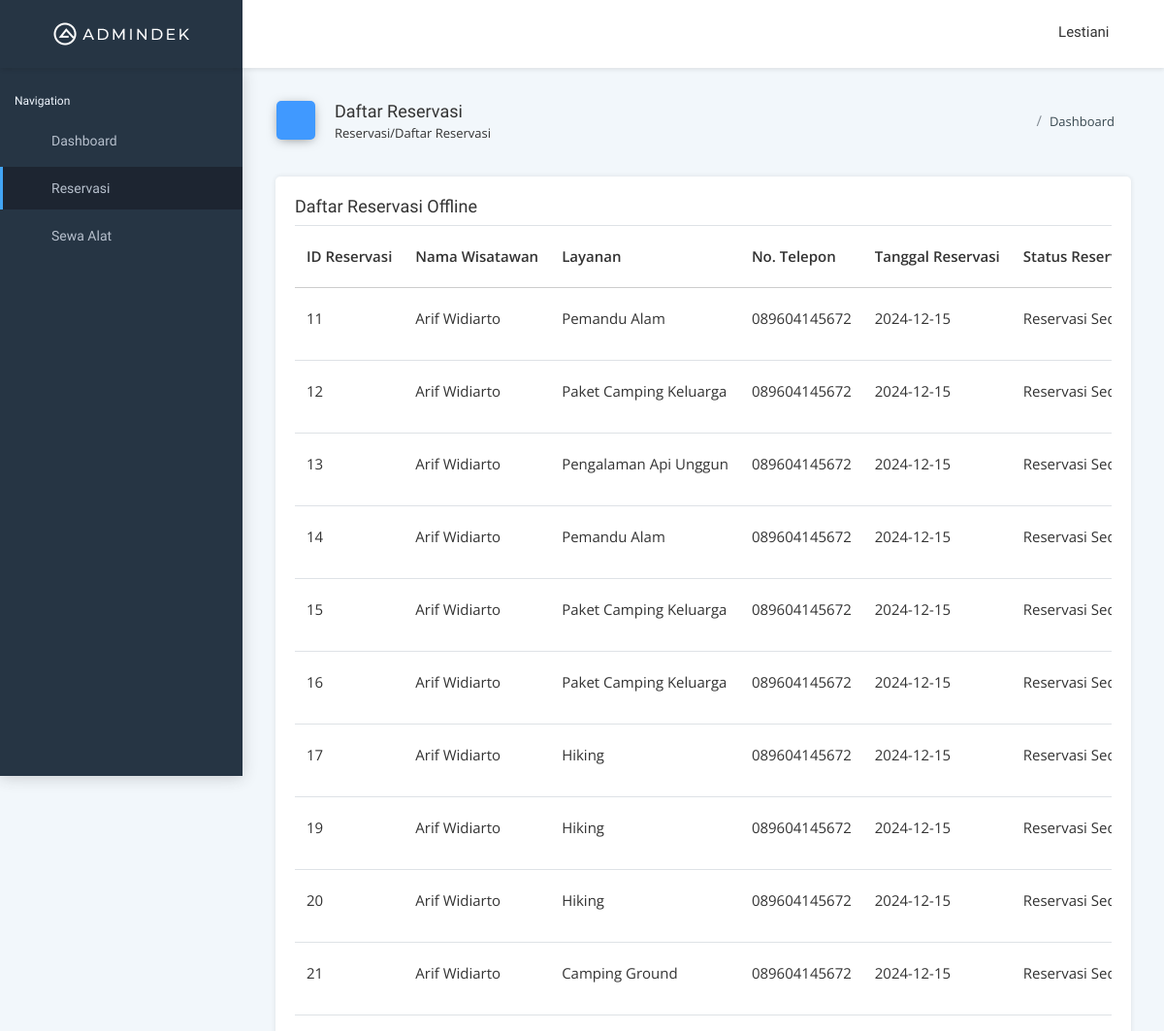
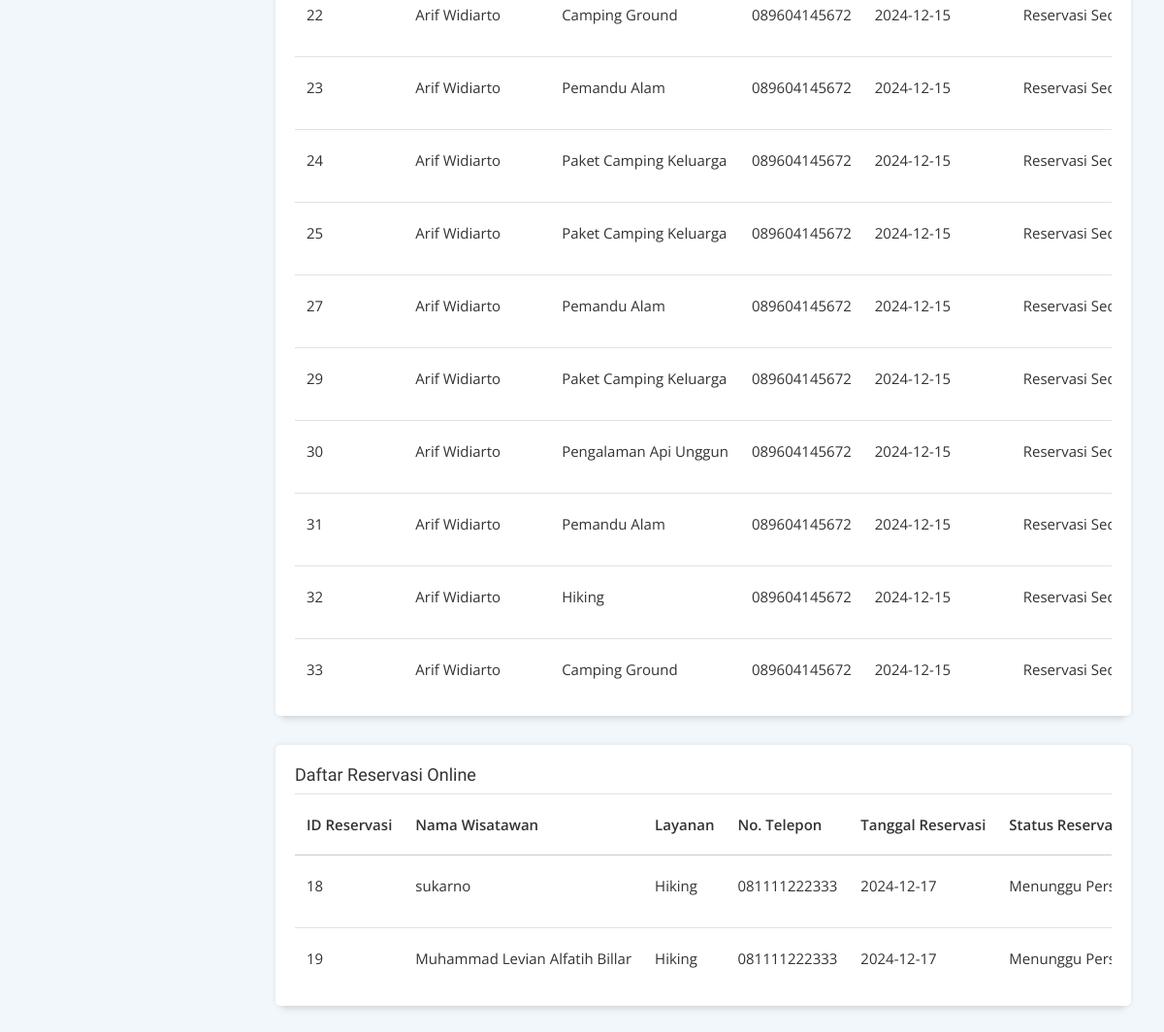
The page /campground/crm/admin/list_reservation.php (signed in) on the database its author committed (2 pictures, top to bottom).
### tables this page shows
CREATE TABLE `tb_offline_reservaion` (
  `id_offline_reservation` int(11) NOT NULL,
  `id_offline_tourist` int(11) NOT NULL,
  `id_services` int(11) NOT NULL,
  `visit_start_date` date NOT NULL,
  `visit_end_date` date NOT NULL,
  `id_status` int(11) NOT NULL
);

CREATE TABLE `tb_offline_tourist` (
  `id_off_tourist` int(11) NOT NULL,
  `name_off_tourist` varchar(50) NOT NULL,
  `phoneno_off_tourist` varchar(20) NOT NULL,
  `nik_tourist` varchar(16) NOT NULL
);

CREATE TABLE `tb_services` (
  `id_services` int(11) NOT NULL,
  `name_services` varchar(50) NOT NULL,
  `desc_services` text NOT NULL,
  `price_services` float NOT NULL
);

CREATE TABLE `tb_status` (
  `id_status` int(11) NOT NULL,
  `title_status` varchar(50) NOT NULL,
  `desc_status` text NOT NULL
);

CREATE TABLE `tb_reservation` (
  `id_reservation` int(11) NOT NULL,
  `id_tourist` int(11) NOT NULL,
  `id_services` int(11) NOT NULL,
  `reservation_date` date NOT NULL,
  `visit_start_date` date NOT NULL,
  `visit_end_date` date NOT NULL,
  `payment_picture` text NOT NULL,
  `id_status` int(10) NOT NULL,
  `is_tools` tinyint(1) NOT NULL,
  `price` int(11) NOT NULL
);

CREATE TABLE `tb_tourist` (
  `id_tourist` int(11) NOT NULL,
  `name_tourist` varchar(50) NOT NULL,
  `email_tourist` varchar(50) NOT NULL,
  `phone_number_tourist` varchar(15) NOT NULL,
  `password_tourist` text NOT NULL
);

### campground/crm/admin/list_reservation.php (the view, shortened to what this page needs)
<?php
include '../db_connection.php';
$user_id = $_SESSION['user_id'];
$query = "SELECT name_admin FROM tb_admin WHERE id_admin = ?";
$stmt = $conn->prepare($query);
$stmt->bind_param("i", $user_id);
$stmt->execute();
$result = $stmt->get_result();
if ($result->num_rows > 0) {
    $user = $result->fetch_assoc();
    $username = $user['name_admin'];
} else {
    $username = "User not found";
}
$query_reservation = "
    SELECT ofr.id_offline_reservation, ot.name_off_tourist, ts.name_services, ot.phoneno_off_tourist,
    ofr.visit_start_date, tst.title_status, ofr.id_status FROM tb_offline_reservaion ofr
    JOIN tb_offline_tourist ot ON ot.id_off_tourist = ofr.id_offline_tourist JOIN tb_services ts
    ON ts.id_services = ofr.id_services JOIN tb_status tst ON tst.id_status = ofr.id_status
    WHERE ofr.id_status IN (1, 2, 3, 4);";
$result_reservation = $conn->query($query_reservation);
$query_online_reservation = "
    SELECT tbrvo.id_reservation, tbot.name_tourist, tbs.name_services, tbot.phone_number_tourist,
    tbrvo.reservation_date, tst.title_status, tbrvo.id_status FROM tb_reservation tbrvo
    JOIN tb_tourist tbot ON tbot.id_tourist = tbrvo.id_tourist
    JOIN tb_services tbs ON tbs.id_services = tbrvo.id_services
    JOIN tb_status tst ON tst.id_status = tbrvo.id_status
    WHERE tbrvo.id_status IN (1, 2, 3, 4);
";
$result_online_reservation = $conn->query($query_online_reservation);
?>
<!DOCTYPE html>
<html lang="en">
<head>
    <link rel="stylesheet" type="text/css" href="css/bootstrap.min.css">
    <link rel="stylesheet" href="css/waves.min.css" type="text/css" media="all">
    <link rel="stylesheet" type="text/css" href="css/feather.css">
    <link rel="stylesheet" type="text/css" href="css/font-awesome-n.min.css">
    <link rel="stylesheet" href="css/chartist.css" type="text/css" media="all">
    <link rel="stylesheet" type="text/css" href="css/style.css">
    <link rel="stylesheet" type="text/css" href="css/widget.css">
</head>
<body>
    <div id="pcoded" class="pcoded">
        <div class="pcoded-container navbar-wrapper">
            <nav class="navbar header-navbar pcoded-header">
                <div class="navbar-wrapper">
                    <div class="navbar-logo">
                        <a href="index.php">
                            <img class="img-fluid" src="png/logo.png" alt="Theme-Logo" />
                        </a>
                        <a class="mobile-menu" id="mobile-collapse" href="#!">
                            <i class="feather icon-menu icon-toggle-right"></i>
                        </a>
                    </div>
                    <div class="navbar-container container-fluid">
                        <ul class="nav-left">
                            <li>
                                <a href="#!"
                                    onclick="if (!window.__cfRLUnblockHandlers) return false; javascript:toggleFullScreen()"
                                    class="waves-effect waves-light" data-cf-modified-d2d1d6e2f87cbebdf4013b26-="">
                                    <i class="full-screen feather icon-maximize"></i>
                                </a>
                            </li>
                        </ul>
                        <ul class="nav-right">
                            <li class="user-profile header-notification">
                                <div class="dropdown-primary dropdown">
                                    <div class="dropdown-toggle" data-toggle="dropdown">
                                        <span><?php echo $username; ?></span>
                                        <i class="feather icon-chevron-down"></i>
                                    </div>
                                </div>
                            </li>
                        </ul>
                    </div>
                </div>
            </nav>
            <div class="pcoded-main-container">
                <div class="pcoded-wrapper">
                    <nav class="pcoded-navbar">
                        <div class="nav-list">
                            <div class="pcoded-inner-navbar main-menu">
                                <div class="pcoded-navigation-label">Navigation</div>
                                <ul class="pcoded-item pcoded-left-item">
                                    <li class="pcoded-hasmenu">
                                        <a href="index.php" class="waves-effect waves-dark">
                                            <span class="pcoded-micon"><i class="feather icon-home"></i></span>
                                            <span class="pcoded-mtext">Dashboard</span>
                                        </a>
                                    </li>
                                    <li class="pcoded-hasmenu active">
                                        <a href="javascript:void(0)" class="waves-effect waves-dark">
                                            <span class="pcoded-micon"><i class="feather icon-sidebar"></i></span>
                                            <span class="pcoded-mtext">Reservasi</span>
                                        </a>
                                    <li class="pcoded-hasmenu">
                                        <a href="tools.php" class="waves-effect waves-dark">
                                            <span class="pcoded-micon"><i class="feather icon-command"></i></span>
                                            <span class="pcoded-mtext">Sewa Alat</span>
                                        </a>
                                    </li>
                            </div>
                        </div>
                    </nav>
                    <div class="pcoded-content">
                        <div class="page-header card">
                            <div class="row align-items-end">
                                <div class="col-lg-8">
                                    <div class="page-header-title">
                                        <i class="feather icon-home bg-c-blue"></i>
                                        <div class="d-inline">
                                            <h5>Daftar Reservasi</h5>
                                            <span>Reservasi/Daftar Reservasi</span>
                                        </div>
                                    </div>
                                </div>
                                <div class="col-lg-4">
                                    <div class="page-header-breadcrumb">
                                        <ul class=" breadcrumb breadcrumb-title">
                                            <li class="breadcrumb-item">
                                                <a href="index.php"><i class="feather icon-home"></i></a>
                                            </li>
                                            <li class="breadcrumb-item"><a href="#!">Dashboard</a> </li>
                                        </ul>
                                    </div>
                                </div>
                            </div>
                        </div>
                        <div class="pcoded-inner-content">
                            <div class="main-body">
                                <div class="page-wrapper">
                                    <div class="page-body">
                                        <div class="row">
                                            <div class="col-xl-12">
                                                <div class="card-block">
                                                    <div class="card">
                                                        <div class="card-block p-b-0">
                                                        <h5>Daftar Reservasi Offline</h5>
                                                        <div class="table-responsive">
                                                            <table class="table table-hover m-b-0">
                                                                <thead>
                                                                    <tr>
                                                                        <th>ID Reservasi</th>
                                                                        <th>Nama Wisatawan</th>
                                                                        <th>Layanan</th>
                                                                        <th>No. Telepon</th>
                                                                        <th>Tanggal Reservasi</th>
                                                                        <th>Status Reservasi</th>
                                                                    </tr>
                                                                </thead>
                                                                <tbody>
                                                                    <?php
                                                                    if ($result_reservation->num_rows > 0) {
                                                                        while ($row = $result_reservation->fetch_assoc()) {
                                                                            echo '<tr>';
                                                                            echo '<td>' . $row['id_offline_reservation'] . '</td>';
                                                                            echo '<td>' . $row['name_off_tourist'] . '</td>';
                                                                            echo '<td>' . $row['name_services'] . '</td>';
                                                                            echo '<td>' . $row['phoneno_off_tourist'] . '</td>';
                                                                            echo '<td>' . $row['visit_start_date'] . '</td>';
                                                                            echo '<td>' . $row['title_status'] . '</td>';
                                                                            echo '</tr>';
                                                                        }
                                                                    } else {
                                                                        echo '<tr><td colspan="6">No reservations available.</td></tr>';
                                                                    }
                                                                    ?>
                                                                </tbody>
                                                            </table>
                                                        </div>
                                                </div>
                                                    </div>
                                                </div>
                                            </div>
                                        </div>
                                        <div class="card-block">
                                                    <div class="card">
                                                        <div class="card-block p-b-0">
                                                        <h5>Daftar Reservasi Online</h5>
                                                        <div class="table-responsive">
                                                        <table class="table table-hover m-b-0">
                                                            <thead>
                                                                <tr>
                                                                    <th>ID Reservasi</th>
                                                                    <th>Nama Wisatawan</th>
                                                                    <th>Layanan</th>
                                                                    <th>No. Telepon</th>
                                                                    <th>Tanggal Reservasi</th>
                                                                    <th>Status Reservasi</th>
                                                                </tr>
                                                            </thead>
                                                            <tbody>
                                                                <?php
                                                                if ($result_online_reservation->num_rows > 0) {
                                                                    while ($row = $result_online_reservation->fetch_assoc()) {
                                                                        echo '<tr>';
                                                                        echo '<td>' . $row['id_reservation'] . '</td>';
                                                                        echo '<td>' . $row['name_tourist'] . '</td>';
                                                                        echo '<td>' . $row['name_services'] . '</td>';
                                                                        echo '<td>' . $row['phone_number_tourist'] . '</td>';
                                                                        echo '<td>' . $row['reservation_date'] . '</td>';
                                                                        echo '<td>' . $row['title_status'] . '</td>';
                                                                        echo '</tr>';
                                                                    }
                                                                } else {
                                                                    echo '<tr><td colspan="7">No online reservations available.</td></tr>';
                                                                }
                                                                ?>
                                                            </tbody>
                                                        </table>
                                                        </div>
                                                </div>
                                    </div>
                                </div>
                            </div>
                        </div>
                    </div>
                </div>
            </div>
        </div>
    </div>
</body>
</html>

### campground/crm/admin/css/feather.css (style rules this page uses)
.feather { font-family:feather!important;speak:none;font-style:normal;font-weight:400;font-variant:normal;text-transform:none;line-height:1;-webkit-font-smoothing:antialiased;-moz-osx-font-smoothing:grayscale }
.icon-chevron-down:before { content:"\e842" }
.icon-home:before { content:"\e87a" }
.icon-menu:before { content:"\e88f" }
.icon-sidebar:before { content:"\e8c6" }
.icon-toggle-right:before { content:"\e8d9" }
.icon-command:before { content:"\e8fb" }
.icon-maximize:before { content:"\e908" }

### rows shown on the page
tb_offline_reservaion: id_offline_reservation "11", id_offline_tourist.name_off_tourist "Arif Widiarto", id_services.name_services "Pemandu Alam", id_offline_tourist.phoneno_off_tourist "089604145672", visit_start_date "2024-12-15", id_status.title_status "Reservasi…"
tb_offline_reservaion: id_offline_reservation "12", id_offline_tourist.name_off_tourist "Arif Widiarto", id_services.name_services "Paket Camping Keluarga", id_offline_tourist.phoneno_off_tourist "089604145672", visit_start_date "2024-12-15", id_status.title_status "Reservasi…"
tb_offline_reservaion: id_offline_reservation "13", id_offline_tourist.name_off_tourist "Arif Widiarto", id_services.name_services "Pengalaman Api Unggun", id_offline_tourist.phoneno_off_tourist "089604145672", visit_start_date "2024-12-15", id_status.title_status "Reservasi…"
tb_offline_reservaion: id_offline_reservation "14", id_offline_tourist.name_off_tourist "Arif Widiarto", id_services.name_services "Pemandu Alam", id_offline_tourist.phoneno_off_tourist "089604145672", visit_start_date "2024-12-15", id_status.title_status "Reservasi…"
tb_offline_reservaion: id_offline_reservation "15", id_offline_tourist.name_off_tourist "Arif Widiarto", id_services.name_services "Paket Camping Keluarga", id_offline_tourist.phoneno_off_tourist "089604145672", visit_start_date "2024-12-15", id_status.title_status "Reservasi…"
tb_offline_reservaion: id_offline_reservation "16", id_offline_tourist.name_off_tourist "Arif Widiarto", id_services.name_services "Paket Camping Keluarga", id_offline_tourist.phoneno_off_tourist "089604145672", visit_start_date "2024-12-15", id_status.title_status "Reservasi…"
tb_offline_reservaion: id_offline_reservation "17", id_offline_tourist.name_off_tourist "Arif Widiarto", id_services.name_services "Hiking", id_offline_tourist.phoneno_off_tourist "089604145672", visit_start_date "2024-12-15", id_status.title_status "Reservasi…"
tb_offline_reservaion: id_offline_reservation "19", id_offline_tourist.name_off_tourist "Arif Widiarto", id_services.name_services "Hiking", id_offline_tourist.phoneno_off_tourist "089604145672", visit_start_date "2024-12-15", id_status.title_status "Reservasi…"
tb_offline_reservaion: id_offline_reservation "20", id_offline_tourist.name_off_tourist "Arif Widiarto", id_services.name_services "Hiking", id_offline_tourist.phoneno_off_tourist "089604145672", visit_start_date "2024-12-15", id_status.title_status "Reservasi…"
tb_offline_reservaion: id_offline_reservation "21", id_offline_tourist.name_off_tourist "Arif Widiarto", id_services.name_services "Camping Ground", id_offline_tourist.phoneno_off_tourist "089604145672", visit_start_date "2024-12-15", id_status.title_status "Reservasi…"
tb_offline_reservaion: id_offline_reservation "22", id_offline_tourist.name_off_tourist "Arif Widiarto", id_services.name_services "Camping Ground", id_offline_tourist.phoneno_off_tourist "089604145672", visit_start_date "2024-12-15", id_status.title_status "Reservasi…"
tb_offline_reservaion: id_offline_reservation "23", id_offline_tourist.name_off_tourist "Arif Widiarto", id_services.name_services "Pemandu Alam", id_offline_tourist.phoneno_off_tourist "089604145672", visit_start_date "2024-12-15", id_status.title_status "Reservasi…"
tb_offline_reservaion: id_offline_reservation "24", id_offline_tourist.name_off_tourist "Arif Widiarto", id_services.name_services "Paket Camping Keluarga", id_offline_tourist.phoneno_off_tourist "089604145672", visit_start_date "2024-12-15", id_status.title_status "Reservasi…"
tb_offline_reservaion: id_offline_reservation "25", id_offline_tourist.name_off_tourist "Arif Widiarto", id_services.name_services "Paket Camping Keluarga", id_offline_tourist.phoneno_off_tourist "089604145672", visit_start_date "2024-12-15", id_status.title_status "Reservasi…"
tb_offline_reservaion: id_offline_reservation "27", id_offline_tourist.name_off_tourist "Arif Widiarto", id_services.name_services "Pemandu Alam", id_offline_tourist.phoneno_off_tourist "089604145672", visit_start_date "2024-12-15", id_status.title_status "Reservasi…"
tb_offline_reservaion: id_offline_reservation "29", id_offline_tourist.name_off_tourist "Arif Widiarto", id_services.name_services "Paket Camping Keluarga", id_offline_tourist.phoneno_off_tourist "089604145672", visit_start_date "2024-12-15", id_status.title_status "Reservasi…"
tb_offline_reservaion: id_offline_reservation "30", id_offline_tourist.name_off_tourist "Arif Widiarto", id_services.name_services "Pengalaman Api Unggun", id_offline_tourist.phoneno_off_tourist "089604145672", visit_start_date "2024-12-15", id_status.title_status "Reservasi…"
tb_offline_reservaion: id_offline_reservation "31", id_offline_tourist.name_off_tourist "Arif Widiarto", id_services.name_services "Pemandu Alam", id_offline_tourist.phoneno_off_tourist "089604145672", visit_start_date "2024-12-15", id_status.title_status "Reservasi…"
tb_offline_reservaion: id_offline_reservation "32", id_offline_tourist.name_off_tourist "Arif Widiarto", id_services.name_services "Hiking", id_offline_tourist.phoneno_off_tourist "089604145672", visit_start_date "2024-12-15", id_status.title_status "Reservasi…"
tb_offline_reservaion: id_offline_reservation "33", id_offline_tourist.name_off_tourist "Arif Widiarto", id_services.name_services "Camping Ground", id_offline_tourist.phoneno_off_tourist "089604145672", visit_start_date "2024-12-15", id_status.title_status "Reservasi…"
tb_reservation: id_reservation "18", id_tourist.name_tourist "sukarno", id_services.name_services "Hiking", id_tourist.phone_number_tourist "081111222333", reservation_date "2024-12-17", id_status.title_status "Menunggu…"
tb_reservation: id_reservation "19", id_tourist.name_tourist "Muhammad Levian Alfatih Billar", id_services.name_services "Hiking", id_tourist.phone_number_tourist "081111222333", reservation_date "2024-12-17", id_status.title_status "Menunggu…"

### other values the page prints
$username "Lestiani"
